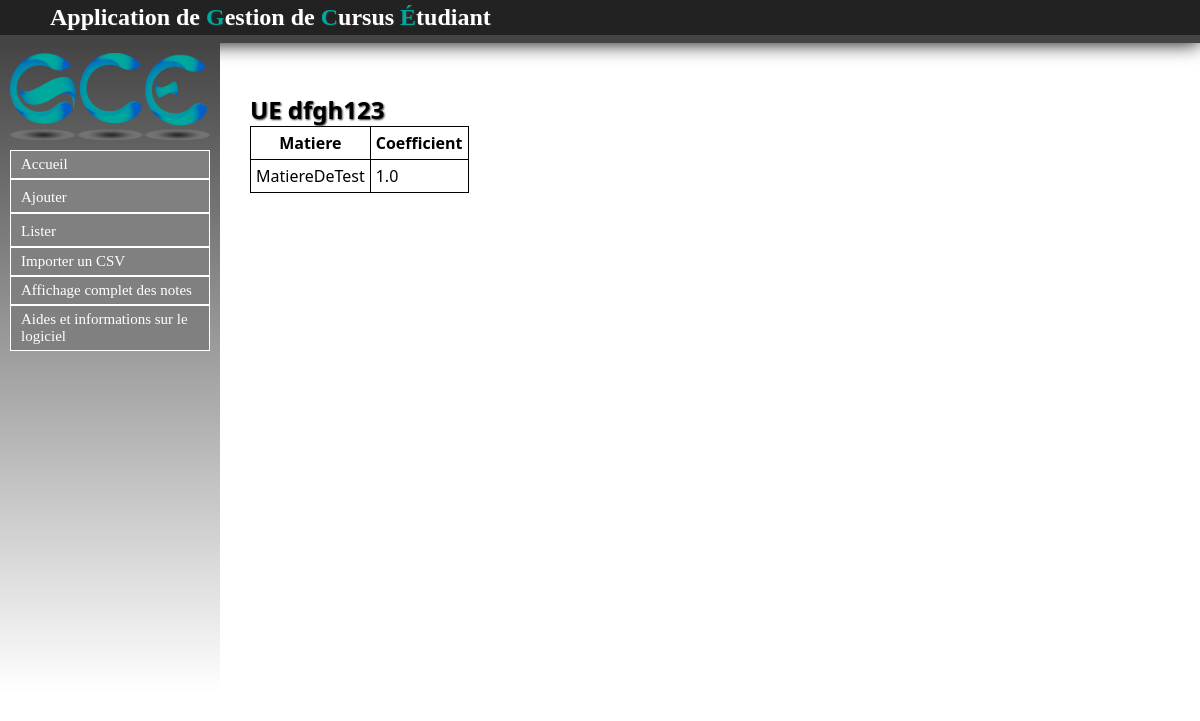
Page /UE/detailUE/1 on the earlier database version.
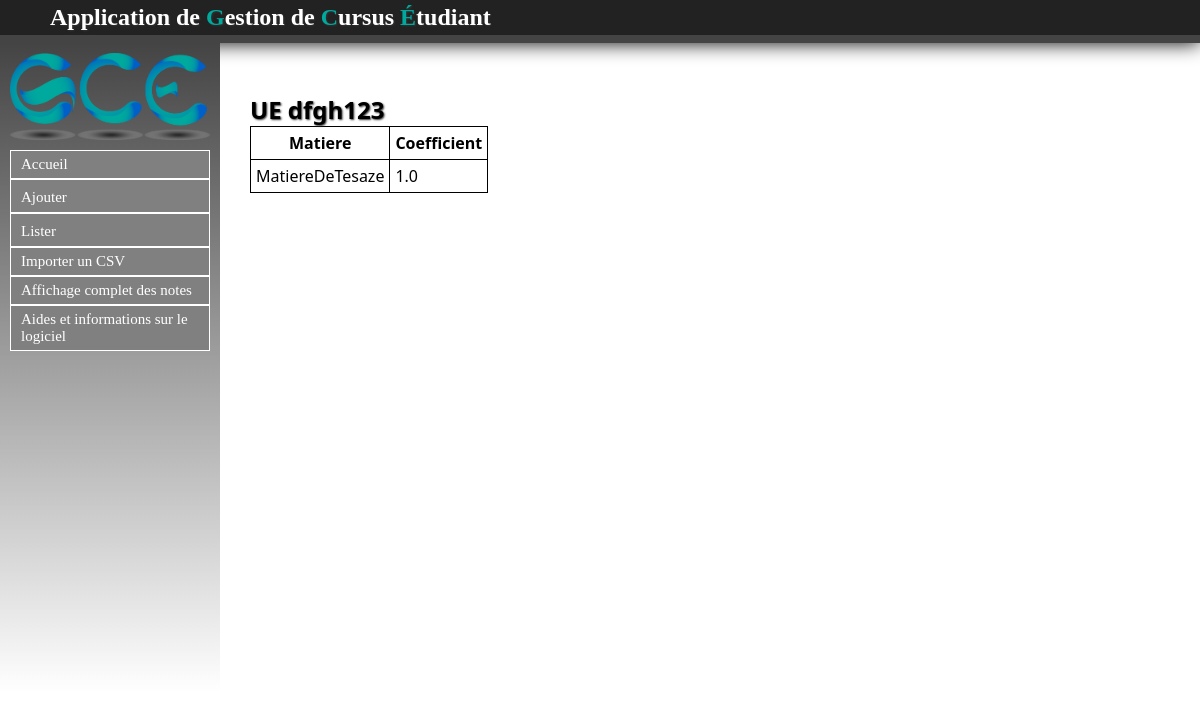
Same page on the later database version.
### Matiere/models.py (models this page shows, shortened)
class Matiere(models.Model):
	intitule = models.CharField(max_length=30,null=False)
	code = models.CharField(max_length=30,null=False)
	coefficient = models.FloatField(default=1.0)
	unite = models.ForeignKey('UE.UniteE', null=True)

### UE/views.py (the view)
# urls.py: url(r'^detailUE/(?P<id>\d+)$', views.detailUE, name='detailUE'),
def detailUE(request, id):
	ue = get_object_or_404(UniteE, id=id)
	matieres = Matiere.objects.filter(unite__id=id)
	return render(request, 'contenu_html/detailUE.html', locals())

### UE/templates/contenu_html/detailUE.html (shortened to what this page needs)
{% extends "templates/base.html" %}
{% block content %}
<h1>UE {{ ue.intitule }}</h1>
<table id="b">
{% if not matieres %}
	<p>L'UE {{ ue.intitule }} n'a pas de matieres</p>
{% else %}
	<table style="border:1px solid black; border-collapse : collapse;">
	<tr>
		<th style="border:1px solid black;">Matiere</th>
		<th style="border:1px solid black;">Coefficient</th>
	</tr>
{% endif %}
{% for matiere in matieres %}
	<tr>
		<td style="border:1px solid black;">{{ matiere.intitule }}</td>
		<td style="border:1px solid black;">{{ matiere.coefficient }}</td>
	</tr>
{% endfor %}
</table>
{% endblock %}

Differences in the rows shown:
changed Matiere: intitule "MatiereDeTest" → "MatiereDeTesaze"
